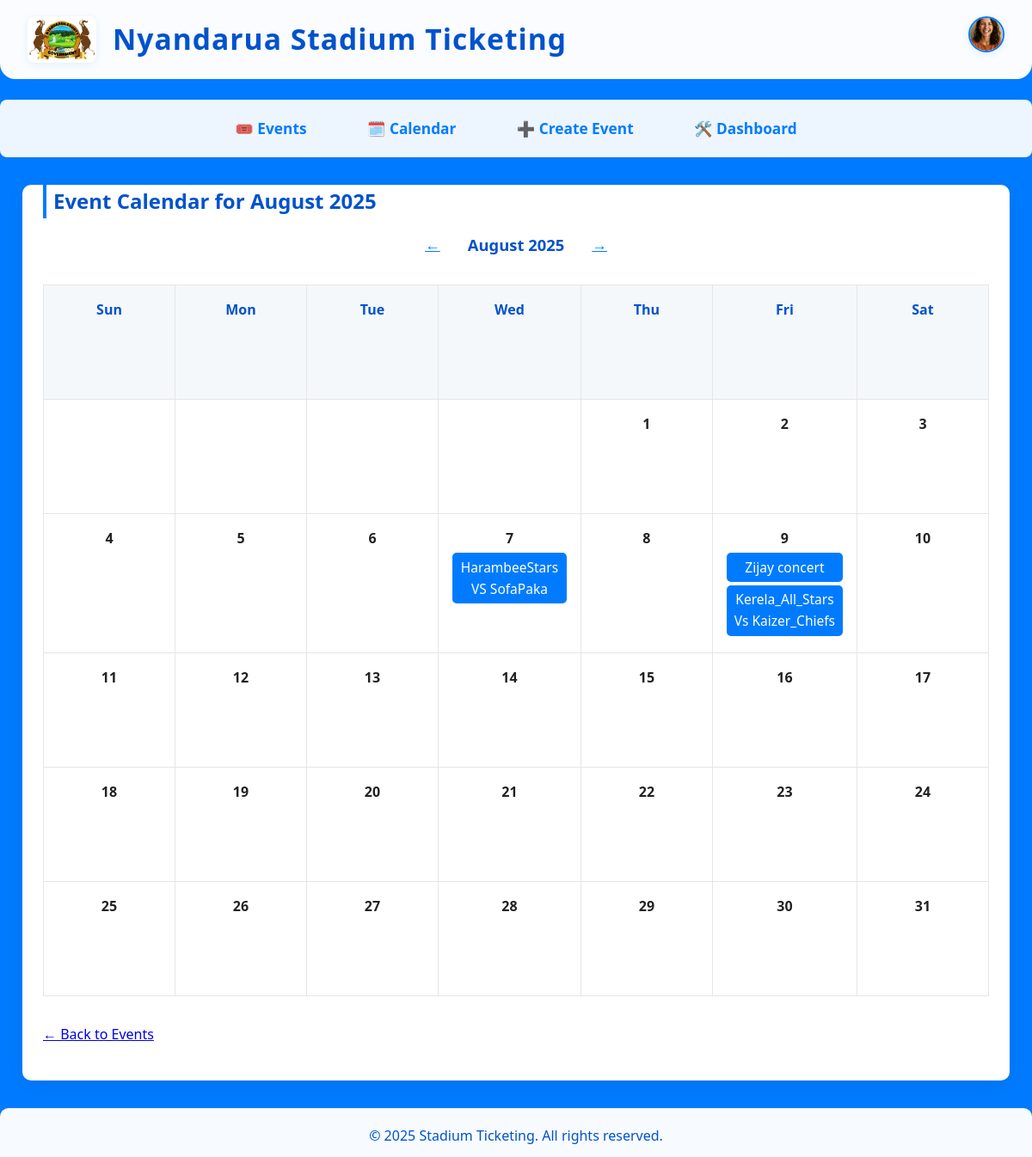
Before: /events/calendar/?month=8&year=2025 (signed in) with the older database file.
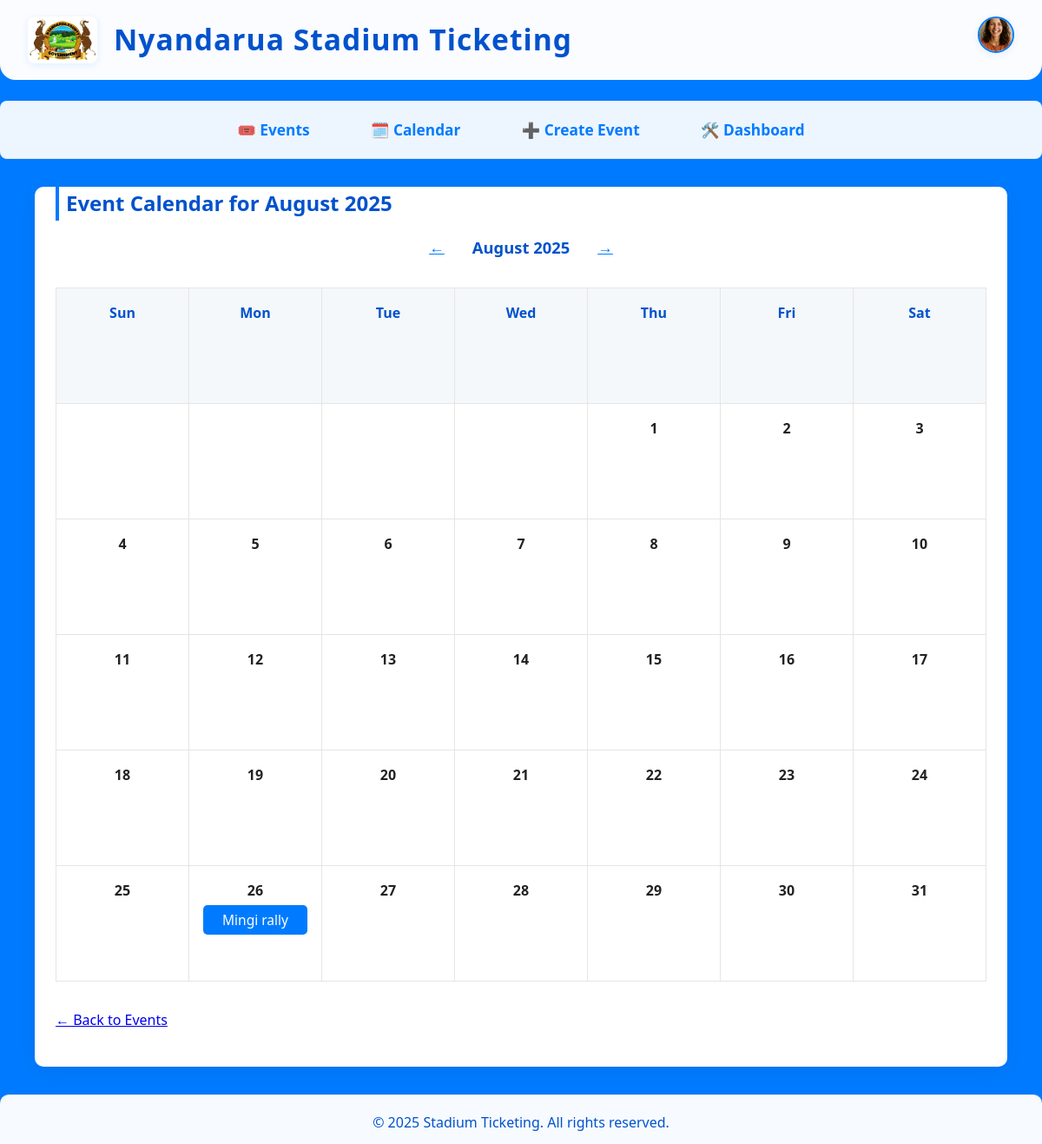
After: the same page with the newer database file.
### events/models.py (models this page shows, shortened)
class Event(models.Model):
    EVENT_TYPE_CHOICES = [
        ('sports', 'Sports Events'),
        ('entertainment', 'Entertainment Events'),
        ('civic', 'Civic and Political Events'),
        ('educational', 'Educational and Institutional Events'),
        ('corporate', 'Corporate and Business Events'),
        ('religious', 'Religious and Spiritual Events'),
        ('recreational', 'Recreational and Community Events'),
        ('esports', 'E-sports and Virtual Events'),
    ]
    SPORTS_TYPE_CHOICES = [
        ('football', 'Football'),
        ('basketball', 'Basketball'),
        ('athletics', 'Athletics'),
        ('rugby', 'Rugby'),
        ('tennis', 'Tennis'),
    ]
    LEAGUE_CHOICES = [
        ('premier_league', 'Premier League'),
        ('national_league', 'National League'),
        ('champions_league', 'Champions League'),
    ]
    name = models.CharField(max_length=200)
    date = models.DateTimeField()
    location = models.CharField(max_length=200)
    description = models.TextField(blank=True)
    thumbnail = models.ImageField(upload_to='event_thumbnails/', blank=True, null=True)
    event_type = models.CharField(max_length=32, choices=EVENT_TYPE_CHOICES, default='sports')
    sport_type = models.CharField(max_length=32, choices=SPORTS_TYPE_CHOICES, blank=True, null=True)
    league = models.CharField(max_length=32, choices=LEAGUE_CHOICES, blank=True, null=True)

### events/views.py (the view)
# urls.py: path('calendar/', views.event_calendar, name='event_calendar'),
def event_calendar(request):
    today = date.today()
    year = int(request.GET.get('year', today.year))
    month = int(request.GET.get('month', today.month))
    month_name = calendar.month_name[month]
    week_days = ['Sun', 'Mon', 'Tue', 'Wed', 'Thu', 'Fri', 'Sat']
    cal = calendar.Calendar()
    month_days = cal.monthdatescalendar(year, month)
    calendar_matrix = []
    for week in month_days:
        week_list = []
        for day in week:
            day_events = Event.objects.filter(date__date=day) if day.month == month else []
            week_list.append({
                'day': day.day if day.month == month else '',
                'events': day_events
            })
        calendar_matrix.append(week_list)
    context = {
        'month': month,  # <-- Add this line
        'month_name': month_name,
        'year': year,
        'week_days': week_days,
        'calendar': calendar_matrix,
        'calendar_module': calendar,  # If you want to use calendar.month_name in template
    }
    return render(request, 'events/event_calendar.html', context)

### events/templates/events/event_calendar.html (shortened to what this page needs)
{% extends "base.html" %}
{% load static %}
{% block content %}
<div class="section">
    <h2>Event Calendar for {{ month_name }} {{ year }}</h2>
    <div class="calendar-nav">
        {% with prev_month=month|add:"-1" next_month=month|add:"1" %}
            {% if month == 1 %}
                <a href="?month=12&year={{ year|add:"-1" }}">&larr; {{ "December" }}</a>
            {% else %}
                <a href="?month={{ month|add:"-1" }}&year={{ year }}">&larr; {{ calendar.month_name|slice:month|last }}</a>
            {% endif %}
            <span>{{ month_name }} {{ year }}</span>
            {% if month == 12 %}
                <a href="?month=1&year={{ year|add:"1" }}">{{ "January" }} &rarr;</a>
            {% else %}
                <a href="?month={{ month|add:"1" }}&year={{ year }}">{{ calendar.month_name|slice:next_month|last }} &rarr;</a>
            {% endif %}
        {% endwith %}
    </div>
    <div class="calendar-container">
        <table class="calendar-table">
            <thead>
                <tr>
                    {% for day in week_days %}
                    <th>{{ day }}</th>
                    {% endfor %}
                </tr>
            </thead>
            <tbody>
                {% for week in calendar %}
                <tr>
                    {% for day in week %}
                    <td>
                        {% if day.day %}
                            <div><strong>{{ day.day }}</strong></div>
                            {% for event in day.events %}
                                <a href="{% url 'event_detail' event.id %}" class="calendar-event">{{ event.name }}</a>
                            {% endfor %}
                        {% endif %}
                    </td>
                    {% endfor %}
                </tr>
                {% endfor %}
            </tbody>
        </table>
    </div>
    <div style="margin-top:2rem;">
        <a href="{% url 'event_list' %}">&larr; Back to Events</a>
    </div>
</div>
{% endblock %}

Changed rows visible on the page:
removed Event: name "HarambeeStars VS SofaPaka", shown under "7"
removed Event: name "Zijay concert", shown under "9"
removed Event: name "Kerela_All_Stars Vs Kaizer_Chiefs", shown under "9"
added Event: name "Mingi rally", shown under "26"
